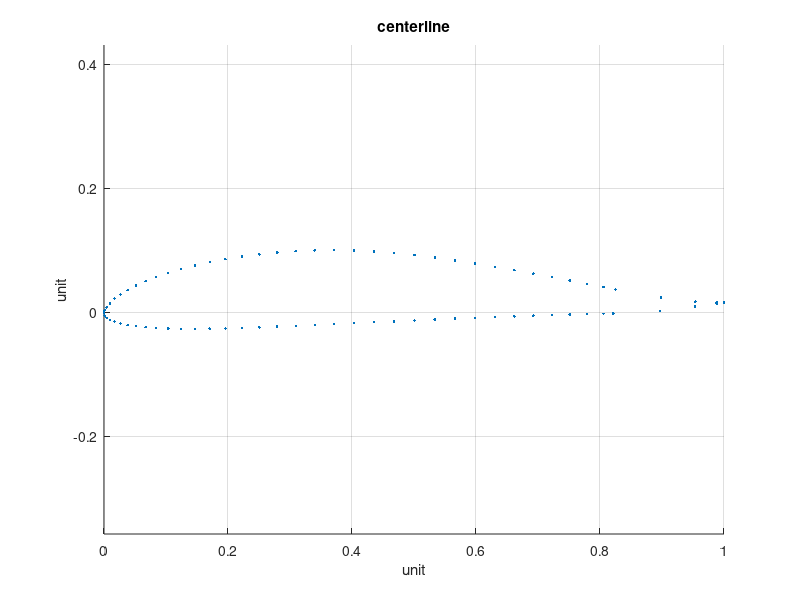
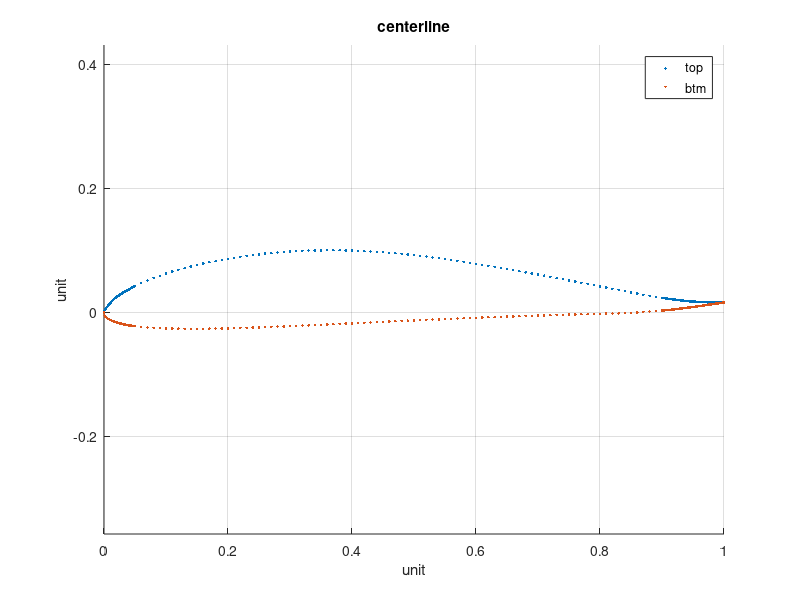
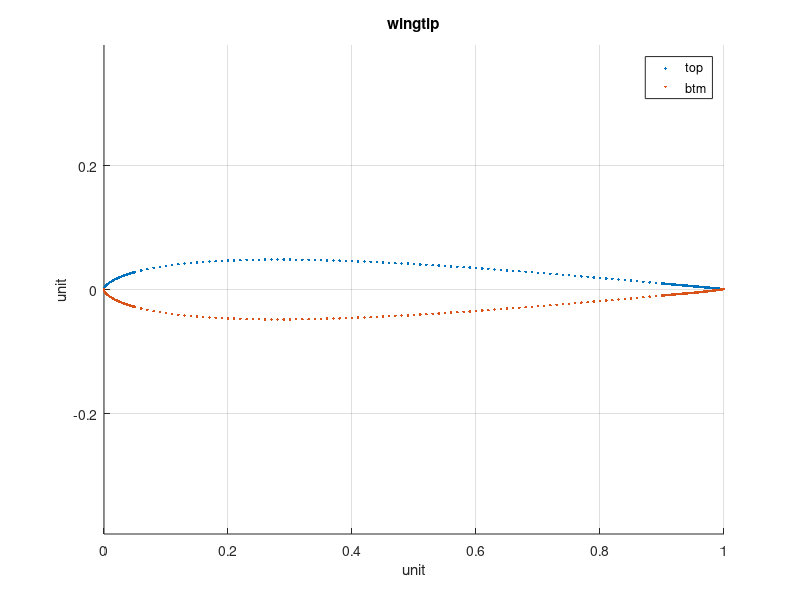
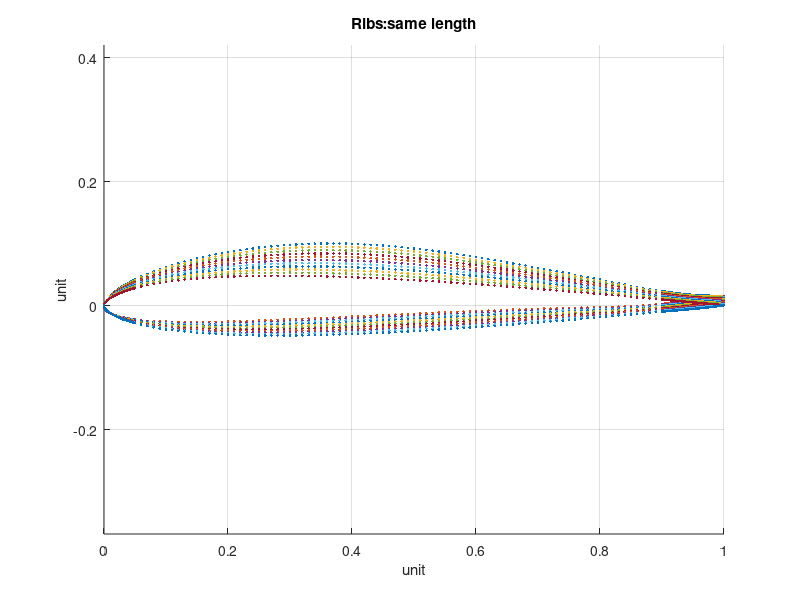

Here is the MATLAB script that generated these plots, in order:
function draw_airfoil()
% save airfoil centerlinex centerliney wingtipx wingtipy twistx twisty
close all;
load airfoil centerlinex centerliney wingtipx wingtipy twistx twisty;
global X;
X = [];
scalingfactor = 0.5;
NASA_wingSpan_mm = 3750;
NASA_centerCord_mm = 400;
NASA_tipcord_mm = 100;
ribCnt = 21;
X.wingSpan_mm = NASA_wingSpan_mm*scalingfactor;
X.rootCord_mm = NASA_centerCord_mm*scalingfactor;
X.wingtipCord_mm = NASA_tipcord_mm*scalingfactor;
X.LeadingEdgeBeamThickness_mm = 2; % square edge size 
X.LeadingEdgeBeamWidth_mm = 3; % square edge size 
X.trailingEdgeWidth_mm = 10;

X.frontMainBeamWidth_mm = 5;
X.frontMainBeamXmm = -5;
X.rearMainBeamWidth_mm = 5;
X.rearMainBeamXmm = 5;

X.RibThickness_mm = 2;

X.PointType = [];
X.PointType.fundamental = 1;
X.PointType.addedPoints = 2;

X.ForceBearingBeamCnt = 0;

X.curvefitmethod = 'pchip';
% rootBeamGammaWidthmm = 6;
% BaseBeamWidthmm = 1; % at tip, lift is zero, we cannot have 0 beam width for misc struct weight 
assert(mod(ribCnt,2)==1); % we have one rib in the center, and be symmetrical 
rotateFromLE = 0.3; %rotation occurs at the center of [0,1] from the leading edge, so that we have the desired AOA.  
fineX = [0:0.001:0.05 0.06:0.01:0.90 0.901:0.001:1]';
% fineX = [0:0.0005:1]';

%%
Len_fineX = length(fineX);
X.OneSideRibCnt = (ribCnt+1)/2;
RibCoeffsRoot2Tip = (0:X.OneSideRibCnt-1)/(X.OneSideRibCnt-1);

%%
centerlinex = centerlinex(:);
centerliney = centerliney(:);
[centerlinex,centerliney] = normalizexy(centerlinex,centerliney);
wingtipx = wingtipx(:);
wingtipy = wingtipy(:);
[wingtipx,wingtipy] = normalizexy(wingtipx,wingtipy);
figure;
hold on;
plot(centerlinex,centerliney,'.');
axis equal;
title('centerline');grid on;
xlabel('unit');
ylabel('unit');
%%
figure;
hold on;
end_of_center_top_curve = (length(centerlinex)+1)/2;
top_centerline_x = centerlinex(1:end_of_center_top_curve);
top_centerline_y = centerliney(1:end_of_center_top_curve);
top_centerline_fine_y = interp1(top_centerline_x,top_centerline_y,fineX,X.curvefitmethod);
plot(fineX,top_centerline_fine_y,'.');
btm_centerline_x = centerlinex(end_of_center_top_curve:end);
btm_centerline_y = centerliney(end_of_center_top_curve:end);
btm_centerline_fine_y = interp1(btm_centerline_x,btm_centerline_y,fineX,X.curvefitmethod);
plot(fineX,btm_centerline_fine_y,'.');
axis equal;
legend('top','btm');
title('centerline');grid on;
xlabel('unit');
ylabel('unit');
%%
figure;
hold on;
end_of_wingtip_top_curve = (length(wingtipx)+1)/2;
top_wingtip_x = wingtipx(1:end_of_wingtip_top_curve);
top_wingtip_y = wingtipy(1:end_of_wingtip_top_curve);
top_wingtip_mid_y = interp1(top_wingtip_x,top_wingtip_y,fineX,X.curvefitmethod);
plot(fineX,top_wingtip_mid_y,'.');
btm_wingtip_x = wingtipx(end_of_wingtip_top_curve:end);
btm_wingtip_y = wingtipy(end_of_wingtip_top_curve:end);
btm_wingtip_mid_y = interp1(btm_wingtip_x,btm_wingtip_y,fineX,X.curvefitmethod);
plot(fineX,btm_wingtip_mid_y,'.');
axis equal;
legend('top','btm');
title('wingtip');
grid on;
xlabel('unit');
ylabel('unit');
%%
top_ribs = interpolate2Airfoil(top_centerline_fine_y, top_wingtip_mid_y, RibCoeffsRoot2Tip);
btm_ribs = interpolate2Airfoil(btm_centerline_fine_y, btm_wingtip_mid_y, RibCoeffsRoot2Tip);
figure;
axis equal;
hold on;
for ii = 1:X.OneSideRibCnt
    topCurve = top_ribs(:,ii);
    btmCurve = btm_ribs(:,ii);
    plot([fineX fineX],[topCurve btmCurve],'.');
end
title('Ribs:same length');
grid on;
xlabel('unit');
ylabel('unit');
%%
xindexRotate = find(fineX==rotateFromLE);
assert(length(xindexRotate)==1);
centered_interpolatedX = fineX - rotateFromLE;
Ymean = (top_ribs(xindexRotate,:) + btm_ribs(xindexRotate,:))/2;
centered_top_mid_ribs = zeros(Len_fineX,X.OneSideRibCnt);
centered_btm_mid_ribs = zeros(Len_fineX,X.OneSideRibCnt);
figure;
axis equal;
hold on;
for ii = 1:X.OneSideRibCnt
    centered_top_mid_ribs(:,ii) = top_ribs(:,ii) - Ymean(ii);
    centered_btm_mid_ribs(:,ii) = btm_ribs(:,ii) - Ymean(ii);
    plot([centered_interpolatedX; centered_interpolatedX],[centered_top_mid_ribs(:,ii); centered_btm_mid_ribs(:,ii)],'.');
end
title('Ribs:same length,shifted');
grid on;
xlabel('unit');
ylabel('unit');
%%
figure;
plot(twistx/twistx(end),twisty,'.');
title('twist');
ylabel('deg');
grid on;
xlabel('half wingspan');
%%
twist_ribs = interp1(twistx/twistx(end),twisty,RibCoeffsRoot2Tip,X.curvefitmethod);

rotated_ribs_top_x = zeros(Len_fineX,X.OneSideRibCnt);
rotated_ribs_top_y = zeros(Len_fineX,X.OneSideRibCnt);
rotated_ribs_btm_x = zeros(Len_fineX,X.OneSideRibCnt);
rotated_ribs_btm_y = zeros(Len_fineX,X.OneSideRibCnt);
figure;
axis equal;
hold on;
for ii = 1:X.OneSideRibCnt
    thetaDeg = twist_ribs(ii);
    R = [cosd(thetaDeg) -sind(thetaDeg); sind(thetaDeg) cosd(thetaDeg)];
    top_beforeRotate = [centered_interpolatedX centered_top_mid_ribs(:,ii)];
    top_afterRotate = top_beforeRotate*R;
    rotated_ribs_top_x(:,ii) = top_afterRotate(:,1);
    rotated_ribs_top_y(:,ii) = top_afterRotate(:,2);
    btm_beforeRotate = [centered_interpolatedX centered_btm_mid_ribs(:,ii)];
    btm_afterRotate = btm_beforeRotate*R;
    rotated_ribs_btm_x(:,ii) = btm_afterRotate(:,1);
    rotated_ribs_btm_y(:,ii) = btm_afterRotate(:,2);
    plot([rotated_ribs_top_x(:,ii); rotated_ribs_btm_x(:,ii)],[rotated_ribs_top_y(:,ii); rotated_ribs_btm_y(:,ii)],'.');
end
title('Ribs:same length,shifted,rotated');
grid on;
xlabel('unit');
ylabel('unit');
%%
scaled_ribs_top_x = rotated_ribs_top_x;
scaled_ribs_top_y = rotated_ribs_top_y;
scaled_ribs_btm_x = rotated_ribs_btm_x;
scaled_ribs_btm_y = rotated_ribs_btm_y;
scale_ribs = interp1([0 1],[X.rootCord_mm X.wingtipCord_mm],RibCoeffsRoot2Tip,'linear');

figure;
axis equal;
hold on;
for ii = 1:X.OneSideRibCnt
    scaled_ribs_top_x(:,ii) = scaled_ribs_top_x(:,ii) * scale_ribs(ii);
    scaled_ribs_top_y(:,ii) = scaled_ribs_top_y(:,ii) * scale_ribs(ii);
    scaled_ribs_btm_x(:,ii) = scaled_ribs_btm_x(:,ii) * scale_ribs(ii);
    scaled_ribs_btm_y(:,ii) = scaled_ribs_btm_y(:,ii) * scale_ribs(ii);
    plot([scaled_ribs_top_x(:,ii); scaled_ribs_btm_x(:,ii)],[scaled_ribs_top_y(:,ii); scaled_ribs_btm_y(:,ii)],'.');
end
title('Ribs:shifted,rotated,scaled');
grid on;
xlabel('mm');
ylabel('mm');
%%
Gamma = (1-RibCoeffsRoot2Tip.^2).^1.5;
figure;
plot(RibCoeffsRoot2Tip,Gamma,'.-');
title('Gamma, airflow circulation');
grid on;
%%
figure;
plot(RibCoeffsRoot2Tip,1.5*(RibCoeffsRoot2Tip.^2-0.5),'.-');
title('Downwash');
grid on;

%% when cutting slot, the length of x/y data may not be same any more for all ribs
% use cell to store
slotcut_ribs = cell(1,X.OneSideRibCnt);
for ii = 1:X.OneSideRibCnt
    slotcut_ribs{ii}.top.x = scaled_ribs_top_x(:,ii);
    slotcut_ribs{ii}.top.y = scaled_ribs_top_y(:,ii);
    slotcut_ribs{ii}.top.PointType = ones(length(scaled_ribs_top_x(:,ii)),1)*X.PointType.fundamental;
    slotcut_ribs{ii}.btm.x = scaled_ribs_btm_x(:,ii);
    slotcut_ribs{ii}.btm.y = scaled_ribs_btm_y(:,ii);
    slotcut_ribs{ii}.btm.PointType = ones(length(scaled_ribs_btm_x(:,ii)),1)*X.PointType.fundamental;
    slotcut_ribs{ii}.ForceBearingBeamCut = [];
    slotcut_ribs{ii}.ForceBearingBeamRibThickness = [];
end
%% cut slot for force bearing beam
slotcut_ribs = cutslot(slotcut_ribs,X.frontMainBeamWidth_mm,X.frontMainBeamXmm,'front');

slotcut_ribs = cutslot(slotcut_ribs,X.rearMainBeamWidth_mm,X.rearMainBeamXmm,'rear');

%% add leading edge beam
cut_leadingedge = slotcut_ribs;

figure;
axis equal;
hold on;
for ii = 1:X.OneSideRibCnt
    LE_x = min([slotcut_ribs{ii}.top.x;slotcut_ribs{ii}.btm.x]);
    LeadingEdgeBeamPosDetected = false;
    for xposition = LE_x:0.1:LE_x+30
        if getThickness(slotcut_ribs{ii},xposition) > X.LeadingEdgeBeamThickness_mm
            LeadingEdgeBeamPosDetected = true;
            break;
        end
    end
    assert(LeadingEdgeBeamPosDetected);
    cut_leadingedge{ii}.top = removeLeadingSector(slotcut_ribs{ii}.top,xposition);
    cut_leadingedge{ii}.btm = removeLeadingSector(slotcut_ribs{ii}.btm,xposition);
    
    cut_leadingedge{ii}.top = cutLeadingEdgeSlot(cut_leadingedge{ii}.top);
    cut_leadingedge{ii}.btm = cutLeadingEdgeSlot(cut_leadingedge{ii}.btm);
    
    plot([cut_leadingedge{ii}.top.x; cut_leadingedge{ii}.btm.x],[cut_leadingedge{ii}.top.y; cut_leadingedge{ii}.btm.y],'.');
end
title('Ribs:shifted,rotated,scaled,LEcut');
grid on;
xlabel('mm');
ylabel('mm');

%% cut trailing edge
cut_trailingedge = cut_leadingedge;
figure;
axis equal;
hold on;
for ii = 1:X.OneSideRibCnt
    cut_trailingedge{ii}.top = removeTrailingSector(cut_trailingedge{ii}.top,X.trailingEdgeWidth_mm);
    cut_trailingedge{ii}.btm = removeTrailingSector(cut_trailingedge{ii}.btm,X.trailingEdgeWidth_mm);
    plot([cut_trailingedge{ii}.top.x; cut_trailingedge{ii}.btm.x],[cut_trailingedge{ii}.top.y; cut_trailingedge{ii}.btm.y],'.');
end
title('Ribs:shifted,rotated,scaled,LEcut,TEcut');
grid on;
xlabel('mm');
ylabel('mm');

%% produce rib cut cad file
for ii = 1:X.OneSideRibCnt
    cut_trailingedge{ii}.btm = reverseSeqOrder(cut_trailingedge{ii}.btm);
%     save_finalResults(ii,[cut_trailingedge_top_x{ii}; cut_trailingedge_btm_x{ii}],[cut_trailingedge_top_y{ii}; cut_trailingedge_btm_y{ii}]);
end

fid = fopen('airfoil_all.scr','w');
fprintf(fid,'pline\n');
for ii = 1:X.OneSideRibCnt
    save_finalResults2onefile(fid,ii,50,0,[cut_trailingedge{ii}.top.x; cut_trailingedge{ii}.btm.x],[cut_trailingedge{ii}.top.y; cut_trailingedge{ii}.btm.y]);
end
fclose(fid);

%% produce force bearing beam cut cad file
RibLocationXmm = RibCoeffsRoot2Tip*X.wingSpan_mm/2;
FineSegmentCnt = 1000;
BeamShape = cell(1,X.ForceBearingBeamCnt);
BeamShapeAddBtmEdge = cell(1,X.ForceBearingBeamCnt);

fid = fopen('beam_all.scr','w');
fprintf(fid,'pline\n');
for iiBeam = 1:X.ForceBearingBeamCnt
    ThicknessVec = zeros(1,X.OneSideRibCnt);
    CutDepthVec = zeros(1,X.OneSideRibCnt);
    for iiRib = 1:X.OneSideRibCnt
        ThicknessVec(iiRib) = cut_trailingedge{iiRib}.ForceBearingBeamRibThickness(iiBeam);
        CutDepthVec(iiRib) =  cut_trailingedge{iiRib}.ForceBearingBeamCut(iiBeam);
    end
    
    figure;
    subplot(2,1,1);
    plot(RibLocationXmm,ThicknessVec,'.-');
    axis equal;
    xlabel('single side wingspan(mm)');
    ylabel('mm');
    title(sprintf('Rib Thickness for Beam No.%d',iiBeam));
    subplot(2,1,2);
    plot(RibLocationXmm,CutDepthVec,'.-');
    axis equal;
    xlabel('single side wingspan(mm)');
    ylabel('mm');
    title(sprintf('Rib Cut Depth for Beam No.%d',iiBeam));
    
    fineRibLocationXmm = ((0:FineSegmentCnt)/FineSegmentCnt)*(X.wingSpan_mm/2);
    BeamShape{iiBeam}.x = fineRibLocationXmm';
    fineThicknessVec = interp1(RibLocationXmm,ThicknessVec,fineRibLocationXmm,X.curvefitmethod);
    BeamShape{iiBeam}.y = fineThicknessVec';
    BeamShape{iiBeam}.PointType = ones(length(fineRibLocationXmm),1)*X.PointType.fundamental;
    
    BeamShapeCutRibSlot = BeamShape;
    for CutSlotForRib_ii = 1:X.OneSideRibCnt
        switch CutSlotForRib_ii
            case 1
               StyleCutRibSlot = 'RootRib';
            case X.OneSideRibCnt
               StyleCutRibSlot = 'TipRib';
            otherwise
               StyleCutRibSlot = 'MiddleRib';
        end
        BeamShapeCutRibSlot{iiBeam} = cutBeamSlot(BeamShapeCutRibSlot{iiBeam},CutDepthVec(CutSlotForRib_ii),X.RibThickness_mm,RibLocationXmm(CutSlotForRib_ii),StyleCutRibSlot);
    end
    BeamShapeAddBtmEdge{iiBeam} = AddBtmBeamEdge( BeamShapeCutRibSlot{iiBeam} );
    figure;
    plot(BeamShapeAddBtmEdge{iiBeam}.x,BeamShapeAddBtmEdge{iiBeam}.y,'.-');
    axis equal;
    xlabel('single side wingspan(mm)');
    ylabel('mm');
    title('Beam');
    save_finalResults2onefile(fid,ii,0,100,BeamShapeAddBtmEdge{iiBeam}.x,BeamShapeAddBtmEdge{iiBeam}.y);
end
fclose(fid);


end


function NewCurve = AddBtmBeamEdge(Curve)
global X;
NewCurve = [];
NewCurve.x = [min(Curve.x);Curve.x;max(Curve.x)];
NewCurve.y = [0;Curve.y;0];
NewCurve.PointType = [X.PointType.addedPoints;Curve.PointType;X.PointType.addedPoints];

end

function newcurve = reverseSeqOrder(curve)
newcurve = [];
newcurve.x = curve.x(end:-1:1);
newcurve.y = curve.y(end:-1:1);
newcurve.PointType = curve.PointType(end:-1:1);
end

function save_finalResults2onefile(fid,idx, xoffset, yoffset, xx, yy)
assert(length(xx)==length(yy));
yoffset = (idx-1)*xoffset;
for ii = 1:length(xx)
    fprintf(fid,'%f,%f\n',xx(ii),yy(ii)+yoffset);
end
fprintf(fid,'%f,%f\n',xx(1),yy(1)+yoffset);
end

% function save_finalResults(idx, xx, yy)
% fid = fopen(sprintf('airfoil%d.scr',idx),'w');
% fprintf(fid,'pline\n');
% assert(length(xx)==length(yy));
% for ii = 1:length(xx)
%     fprintf(fid,'%f,%f\n',xx(ii),yy(ii));
% end
% fprintf(fid,'%f,%f\n',xx(1),yy(1));
% fclose(fid);
% end

function newcurve = cutLeadingEdgeSlot(curve)
global X;
newcurve = [];
x = curve.x;
y = curve.y;
PointType = curve.PointType;
LE_x = x(1);
LE_y = y(1);
newcurve.x = [LE_x+X.LeadingEdgeBeamWidth_mm;x];
newcurve.y = [LE_y;y];
newcurve.PointType = [X.PointType.addedPoints;PointType];
end

function newcurve = removeTrailingSector(curve,cutoffx)
global X;
newcurve = [];
x = curve.x;
y = curve.y;
PointType = curve.PointType;
cutoff_x = max(x)-cutoffx;
index = find(x<=cutoff_x);
newcurve.x = x(index);
newcurve.y = y(index);
newcurve.PointType = PointType(index);
if ~ismember( cutoff_x, x )
    newcurve.x = [newcurve.x;cutoff_x];
    val = interp1nearby(x,y,PointType,cutoff_x,2,X.curvefitmethod);
    newcurve.y = [newcurve.y;val];
    newcurve.PointType = [newcurve.PointType;X.PointType.fundamental];
end
end

function newCurve = removeLeadingSector(curve,cutoffx)
newCurve = [];
x = curve.x;
y = curve.y;
PointType = curve.PointType;

index = find(x>=cutoffx);
newCurve.x = x(index);
newCurve.y = y(index);
newCurve.PointType = PointType(index);
end

function [x,y] = normalizexy(x,y)
    scaleF = abs(max(x)-min(x));
    x = x/scaleF;
    y = y/scaleF;
    
end

function ribs = cutslot(ribs,width,xposition,slotName)
global X;
X.ForceBearingBeamCnt = X.ForceBearingBeamCnt + 1;
figure;
axis equal;
hold on;
for ii = 1:X.OneSideRibCnt
    thickness = getThickness(ribs{ii},xposition);
    [ribs{ii}.top.x,ribs{ii}.top.y] = cutnothing(ribs{ii}.top.x,ribs{ii}.top.y);
    cutDepth = thickness/2;
    ribs{ii}.btm = cutslotIn1curve(ribs{ii}.btm,-cutDepth,width,xposition,'cutBoth');
    ribs{ii}.ForceBearingBeamCut = [ribs{ii}.ForceBearingBeamCut;cutDepth];
    ribs{ii}.ForceBearingBeamRibThickness  = [ribs{ii}.ForceBearingBeamRibThickness;thickness];
    plot([ribs{ii}.top.x; ribs{ii}.btm.x],[ribs{ii}.top.y; ribs{ii}.btm.y],'.');
end
title(['Ribs:shifted,rotated,scaled,slotcut' slotName]);
grid on;
end

function val = interp1nearby(all_x,all_y,PointType,newx,nearbyCnt,type)
global X;
% all_x contains points in the fundamental rib contour and points added for slots.
% basic_x contains points in the fundamental rib contour only
basic_x = all_x(PointType==X.PointType.fundamental);
basic_y = all_y(PointType==X.PointType.fundamental);
[~,ii] = min(abs(basic_x-newx));
if ii-nearbyCnt > 0
    leftii = ii-nearbyCnt;
else
    leftii = 1;
end
if ii+nearbyCnt <= length(basic_x)
    rightii = ii+nearbyCnt;
else
    rightii = length(basic_x); 
end
val = interp1(basic_x(leftii:rightii),basic_y(leftii:rightii),newx,type);
end

function thickness = getThickness(rib,x)
global X;
x1 = rib.top.x;
y1 = rib.top.y;
PointType1 = rib.top.PointType;
x2 = rib.btm.x;
y2 = rib.btm.y;
PointType2 = rib.btm.PointType;
y_value1 = interp1nearby(x1,y1,PointType1,x,2,X.curvefitmethod);
y_value2 = interp1nearby(x2,y2,PointType2,x,2,X.curvefitmethod);
thickness = abs(y_value1-y_value2);
end

function [cutx,cuty] = cutnothing(x,y)
cutx = x;
cuty = y;
end

function NewCurve = cutBeamSlot(Curve,depth,width,xposition,style)
switch style
    case 'RootRib'
        NewCurve = cutslotIn1curve(Curve,depth,width,xposition,'cutLeft');
    case 'TipRib'
        NewCurve = cutslotIn1curve(Curve,depth,width,xposition,'cutRight');
    case 'MiddleRib'
        NewCurve = cutslotIn1curve(Curve,depth,width,xposition,'cutBoth');
end
end

%function [cutx,cuty,NewPointType] = cutslotIn1curve(x,y,PointType,depth,width,xposition)
function NewCurve = cutslotIn1curve(Curve,depth,width,xposition,cutmethod)
% x,y form the curve
% depth: depth to be cut. 
%   +: cut to Y-
%   -: cut to Y+
% width: width to be cut
% xposition: relative to xposition, cut width/2 to X+ and X-
% cutmethod:
%   cutLeft: on the left side, don't rise to original height after the cut 
%   cutRight: on the Right side, don't rise to original height after the cut 
%   cutBoth: both sides, rise to original height after the cut 
if ~exist('cutmethod','var')
    cutmethod = 'cutBoth';
end

global X;
NewCurve = [];
NewCurve.x = [];
NewCurve.y = [];
NewCurve.PointType = [];
LE_beamEdgeX = xposition-width/2;
TE_beamEdgeX = xposition+width/2;

switch cutmethod
    case 'cutLeft'
        % do nothing
    case {'cutRight','cutBoth'}
        indexBeforeLEcut = find(Curve.x<=LE_beamEdgeX);
        NewCurve.x = Curve.x(indexBeforeLEcut);
        NewCurve.y = Curve.y(indexBeforeLEcut);
        NewCurve.PointType = Curve.PointType(indexBeforeLEcut);
        y_valueLE = interp1nearby(Curve.x,Curve.y,Curve.PointType,LE_beamEdgeX,2,X.curvefitmethod);
        if ismember(LE_beamEdgeX,Curve.x)
            % we don't need to insert the point and begin slot cut
        else
            NewCurve.x = [NewCurve.x;LE_beamEdgeX];
            NewCurve.y = [NewCurve.y;y_valueLE];
            NewCurve.PointType = [NewCurve.PointType;X.PointType.fundamental];
        end
    otherwise
        assert(false);
end
y_valueSlotCenterPosition = interp1nearby(Curve.x,Curve.y,Curve.PointType,xposition,2,X.curvefitmethod);

NewCurve.x = [NewCurve.x;LE_beamEdgeX];
NewCurve.y = [NewCurve.y;y_valueSlotCenterPosition - depth];
NewCurve.PointType = [NewCurve.PointType;X.PointType.addedPoints];

NewCurve.x = [NewCurve.x;TE_beamEdgeX];
NewCurve.y = [NewCurve.y;y_valueSlotCenterPosition - depth];
NewCurve.PointType = [NewCurve.PointType;X.PointType.addedPoints];

switch cutmethod
    case 'cutRight'
        % do nothing
    case {'cutLeft','cutBoth'}
        y_valueTE = interp1nearby(Curve.x,Curve.y,Curve.PointType,TE_beamEdgeX,2,X.curvefitmethod);
        if ismember(TE_beamEdgeX,Curve.x)
            % we don't need to insert the point and begin slot cut
        else
            NewCurve.x = [NewCurve.x;TE_beamEdgeX];
            NewCurve.y = [NewCurve.y;y_valueTE];
            NewCurve.PointType = [NewCurve.PointType;X.PointType.fundamental];
        end
    otherwise
        assert(false);
end
indexAfterTEcut = find(Curve.x>=TE_beamEdgeX);

NewCurve.x = [NewCurve.x;Curve.x(indexAfterTEcut)];
NewCurve.y = [NewCurve.y;Curve.y(indexAfterTEcut)];
NewCurve.PointType = [NewCurve.PointType;ones(length(indexAfterTEcut),1)*X.PointType.fundamental];
end

function result = interpolate2Airfoil(center0Y, tip1Y, coeff0to1)
assert(length(center0Y)==length(tip1Y));
center0Y = center0Y(:);
tip1Y = tip1Y(:);

num = length(tip1Y);
result = zeros(num,length(coeff0to1));
for ii = 1:length(tip1Y)
    result(ii,:) =  interp1([0 1],[center0Y(ii) tip1Y(ii)],coeff0to1,'linear');
end
end